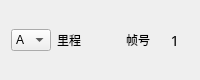
    <widget class="QWidget" name="widget_3" native="true">
     <property name="maximumSize">
      <size>
       <width>16777215</width>
       <height>80</height>
      </size>
     </property>
     <layout class="QGridLayout" name="gridLayout_2">
      <item row="0" column="3">
       <widget class="QLabel" name="fclabel">
        <property name="maximumSize">
         <size>
          <width>16777215</width>
          <height>20</height>
         </size>
        </property>
        <property name="text">
         <string>帧号</string>
        </property>
       </widget>
      </item>
      <item row="0" column="1">
       <widget class="QLabel" name="milelabel">
        <property name="maximumSize">
         <size>
          <width>16777215</width>
          <height>20</height>
         </size>
        </property>
        <property name="text">
         <string>里程</string>
        </property>
       </widget>
      </item>
      <item row="0" column="2">
       <widget class="QLabel" name="mile1">
        <property name="maximumSize">
         <size>
          <width>16777215</width>
          <height>20</height>
         </size>
        </property>
        <property name="text">
         <string/>
        </property>
        <property name="alignment">
         <set>Qt::AlignCenter</set>
        </property>
       </widget>
      </item>
      <item row="0" column="0">
       <widget class="QComboBox" name="cam1">
        <property name="maximumSize">
         <size>
          <width>50</width>
          <height>16777215</height>
         </size>
        </property>
        <item>
         <property name="text">
          <string>A</string>
         </property>
        </item>
        <item>
         <property name="text">
          <string>B</string>
         </property>
        </item>
        <item>
         <property name="text">
          <string>C</string>
         </property>
        </item>
        <item>
         <property name="text">
          <string>D</string>
         </property>
        </item>
        <item>
         <property name="text">
          <string>E</string>
         </property>
        </item>
        <item>
         <property name="text">
          <string>F</string>
         </property>
        </item>
        <item>
         <property name="text">
          <string>G</string>
         </property>
        </item>
        <item>
         <property name="text">
          <string>H</string>
         </property>
        </item>
        <item>
         <property name="text">
          <string>I</string>
         </property>
        </item>
        <item>
         <property name="text">
          <string>J</string>
         </property>
        </item>
        <item>
         <property name="text">
          <string>K</string>
         </property>
        </item>
        <item>
         <property name="text">
          <string>L</string>
         </property>
        </item>
        <item>
         <property name="text">
          <string>M</string>
         </property>
        </item>
        <item>
         <property name="text">
          <string>N</string>
         </property>
        </item>
        <item>
         <property name="text">
          <string>O</string>
         </property>
        </item>
        <item>
         <property name="text">
          <string>P</string>
         </property>
        </item>
        <item>
         <property name="text">
          <string>Q</string>
         </property>
        </item>
        <item>
         <property name="text">
          <string>R</string>
         </property>
        </item>
        <item>
         <property name="text">
          <string/>
         </property>
        </item>
       </widget>
      </item>
      <item row="0" column="4">
       <widget class="QLabel" name="fc1">
        <property name="maximumSize">
         <size>
          <width>16777215</width>
          <height>20</height>
         </size>
        </property>
        <property name="font">
         <font>
          <family>微软雅黑</family>
          <pointsize>11</pointsize>
         </font>
        </property>
        <property name="text">
         <string>1</string>
        </property>
        <property name="alignment">
         <set>Qt::AlignCenter</set>
        </property>
       </widget>
      </item>
     </layout>
    </widget>
